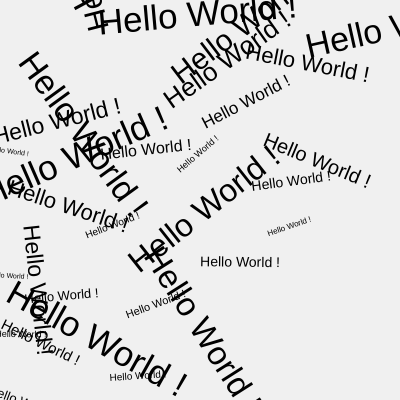
Frame 1 (no input)
Frame 60 (no input): identical to frame 1, image omitted
Frame 120 (the mouse pressed at the canvas centre since frame 60): identical to frame 1, image omitted

The p5.js sketch that drew this single still picture (run headless with seeded random() and noise() and a simulated clock; from frame 60 on, the mouse is pressed at the canvas centre):

// p5.js sketch
// ── sketch.js
// http://www.ac-grenoble.fr/disciplines/informatiquelycee/p5_base_a9.html
// textes

function setup()
{
  createCanvas(400,400);
  background(240);
  fill(0);

  textAlign(CENTER); // ancrage au centre

  
  for (var i=1; i<=100 ; i++)
  {
    push();
    textSize(floor(random(6,36)));
    rotate(radians(random(0,360)));
    translate(random(0,width),random(0,height));
    text("Hello World !",0,0);
    pop();
  }
}


function draw()
{
  
}
